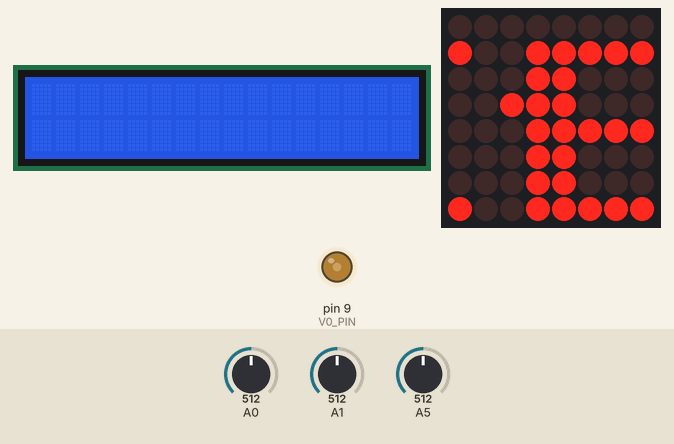
This sketch was run on a simulated Arduino Uno, built with avr-gcc and run on an emulated ATmega328P. Parts: 16×2 character LCD, 8×8 LED matrix, output pins drawn as LEDs (lit = HIGH). Inputs (shaded band) come from the test bench; at power-on: A0 = 512, A1 = 512, A5 = 512. Random numbers use the default seed unless the sketch sets one.

Above: at 2.1 s.
3.8 s: A0 set to 590
5.6 s: A0 set to 611
At 6.05 s:
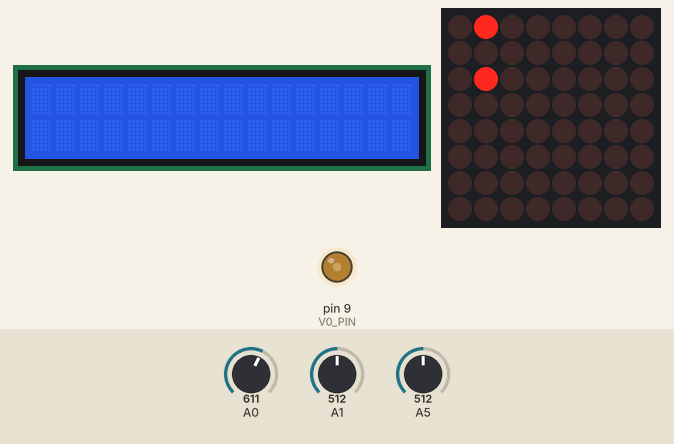
7.3 s: A1 set to 589
9.0 s: A1 set to 614
At 9.6 s:
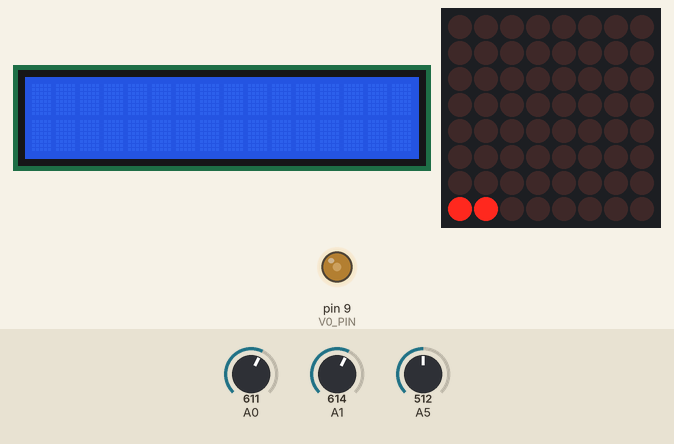
10.8 s: A1 set to 590
At 11.35 s:
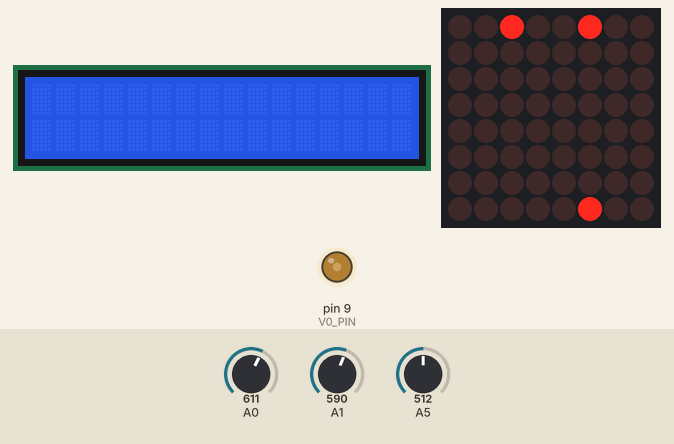
12.6 s: A1 set to 610
At 14.0 s:
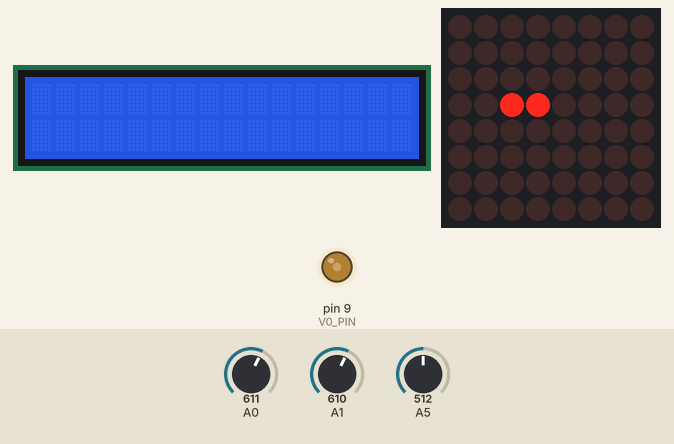

Measured:
- the behaviour switches between 600 and 601 on A0 (found by bisection; images 0 and 1)
- the behaviour switches between 600 and 601 on A1 (found by bisection; images 1 and 2)

The sketch:

Code.ino
```cpp
#include "LedControl.h"
#include <LiquidCrystal.h>
LiquidCrystal lcd(2, 3, 4, 5, 6, 7);

bool win = false;
bool gameOver = false;
bool final = false;

// LED matrix brightness
const short intensity = 8;

//  faster message scrolling
const short messageSpeed = 5;
// initial snake length
const short initialSnakeLength = 1;
int maxSnakeLength = 6;
int level = 1;
int scoreWin = 0;


int snakeLength = initialSnakeLength;
int snakeSpeed = 1;
int snakeDirection = 0;
const short up     = 1;
const short right  = 2;
const short down   = 3; // 'down - 2' must be 'up'
const short left   = 4; // 'left - 2' must be 'right'


const float logarithmity = 0.4;

int age[8][8] = {};

struct Pin {
  static const short joystickX = A0;
  static const short joystickY = A1;
  static const short V0_PIN = 9;
  static const short potentiometer = 13; // potentiometer

  static const short CLK = 11;
  static const short CS  = 10;
  static const short DIN = 12;
};

LedControl matrix(Pin::DIN, Pin::CLK, Pin::CS, 1);

void setup() {

  initialize();
  showSnakeMessage();
}


void loop() {

  generateFood();
  scanJoystick();    // watches joystick movements
  calculateSnake();  // calculates snake parameters
  calculateScore();
  handleGameStates();
}

struct Point
{
  int row = 0, col = 0;
  Point(int row = 0, int col = 0): row(row), col(col)
  {}
};
Point snake;
Point food(-1, -1);


void generateFood()
{
  if (food.row == -1 || food.col == -1)
  {
    do
    {
      food.col = random(8);
      food.row = random(8);
    } while (age[food.row][food.col] > 0);
  }
}

float lnx(float n) {
  if (n < 0) return 0;
  if (n > 1) return 1;
  n = -log(-n * logarithmity + 1); // natural logarithm
  if (isinf(n)) n = lnx(0.999999); // prevent returning 'inf'
  return n;
}


void scanJoystick()
{

  int previousDirection = snakeDirection; // save the last direction
  long timestamp = millis() + snakeSpeed;

  while (millis() < timestamp) {
    float raw = mapf(analogRead(Pin::potentiometer), 0, 1023, 0, 1);
    snakeSpeed = mapf(lnx(raw), lnx(0), lnx(1), 10, 1000);
    if (level == 2)  snakeSpeed = snakeSpeed - 100;
    if (level == 3)  snakeSpeed = snakeSpeed - 200;


    if (snakeSpeed == 0) snakeSpeed = 1; // safety: speed can not be 0

    // determine the direction of the snake
    analogRead(Pin::joystickX) < 400 ? snakeDirection = up    : 0;
    analogRead(Pin::joystickX) > 600 ? snakeDirection = down  : 0;
    analogRead(Pin::joystickY) > 600 ? snakeDirection = left  : 0;
    analogRead(Pin::joystickY) < 400 ? snakeDirection = right : 0;


    // ignore directional change by 180 degrees (no effect for non-moving snake)
    snakeDirection + 2 == previousDirection && previousDirection != 0 ? snakeDirection = previousDirection : 0;
    snakeDirection - 2 == previousDirection && previousDirection != 0 ? snakeDirection = previousDirection : 0;


    matrix.setLed(0, food.row, food.col, millis() % 100 < 50 ? 1 : 0);

  }
}

void calculateSnake()
{
  switch (snakeDirection)
  {
    case up:
      snake.row--;
      fixEdge();
      matrix.setLed(0, snake.row, snake.col, 1);
      break;

    case right:
      snake.col++;
      fixEdge();
      matrix.setLed(0, snake.row, snake.col, 1);
      break;

    case down:
      snake.row++;
      fixEdge();
      matrix.setLed(0, snake.row, snake.col, 1);
      break;

    case left:
      snake.col--;
      fixEdge();
      matrix.setLed(0, snake.row, snake.col, 1);
      break;

    default: // if the snake is not moving, exit
      return;
  }

  if (age[snake.row][snake.col] != 0 && snakeDirection != 0)
  {
    gameOver = true;
    return;
  }

  if (snake.row == food.row && snake.col == food.col)
  {
    snakeLength++;
    food.row = -1; // reset food
    food.col = -1;
  }


  updateAges();
  age[snake.row][snake.col]++;
}
void calculateScore()
{
  if (gameOver == true)
  {

    lcd.clear();
    lcd.setCursor(1, 0);
    lcd.print("AI PIERDUT!");
    lcd.setCursor(1, 1);
    lcd.print("SCORE: ");
    lcd.setCursor(8, 1);
    lcd.print(scoreWin);
    delay(2000);
    lcd.clear();
    lcd.setCursor(1, 1);
    lcd.print("LEVEL:");
    lcd.setCursor(8, 1);
    lcd.print(level);
    delay(1500);
    lcd.clear();
    return ;
  }
  if (snakeLength == maxSnakeLength)
  {

    win = true;
    scoreWin++;
    lcd.clear();
    lcd.setCursor(1, 0);
    lcd.print("AI CASTIGAT!");
    lcd.setCursor(1, 1);
    lcd.print("SCORE:");
    lcd.setCursor(8, 1);
    lcd.print(scoreWin);
    delay(2000);
    lcd.clear();
    lcd.setCursor(1, 1);
    lcd.print("LEVEL:");
    lcd.setCursor(8, 1);
    lcd.print(level);
    delay(1500);
    lcd.clear();
    level++;

    return;
  }
  if (level == 4)
  {
    final = true;
    return;
  }
}

void fixEdge() {
  snake.col < 0 ? snake.col += 8 : 0;
  snake.col > 7 ? snake.col -= 8 : 0;
  snake.row < 0 ? snake.row += 8 : 0;
  snake.row > 7 ? snake.row -= 8 : 0;
}

void updateAges()
{
  for (int row = 0; row < 8; row++) {
    for (int col = 0; col < 8; col++) {
      if (age[row][col] > 0 ) {
        age[row][col]++;
      }
      if (age[row][col] > snakeLength) {
        matrix.setLed(0, row, col, 0);
        age[row][col] = 0;
      }
    }
  }
}


void initialize() {

  lcd.begin(16, 2);
  lcd.clear();
  pinMode(Pin::V0_PIN, OUTPUT); // PWN in loc de POTENTIOMETRU
  analogWrite(Pin::V0_PIN, 90);
  matrix.shutdown(0, false);
  matrix.setIntensity(0, intensity);
  matrix.clearDisplay(0);


  //randomSeed(analogRead(A5));
  snake.row = random(8);
  snake.col = random(8);
}


void handleGameStates() {
  if (final == true)
  {
    lcd.clear();
    lcd.setCursor(2, 1);
    lcd.print("FINAL DE JOC");
    return;
  }
  if (gameOver || win )
  {
    // lcd.clear();
    // re-init the game
    //lcd.clear()
    win = false;
    gameOver = false;
    snake.row = random(8);
    snake.col = random(8);
    food.row = -1;
    food.col = -1;
    snakeLength = initialSnakeLength;
    snakeDirection = 0;
    memset(age, 0, sizeof(age[0][0]) * 8 * 8);
    matrix.clearDisplay(0);
  }

}

float mapf(float x, float in_min, float in_max, float out_min, float out_max)
{
  return (x - in_min) * (out_max - out_min) / (in_max - in_min) + out_min;
}

////////////////////////// M E S A G E /////////////////

const PROGMEM bool Message[8][56] = {
  {0, 0, 0, 0, 0, 0, 0, 0, 0, 0, 0, 0, 0, 0, 0, 0, 0, 0, 0, 0, 0, 0, 0, 0, 0, 0, 0, 0, 0, 0, 0, 0, 0, 0, 0, 0, 0, 0, 0, 0, 0, 0, 0, 0, 0, 0, 0, 0, 0, 0, 0, 0, 0, 0, 0, 0},
  {0, 0, 0, 0, 0, 0, 0, 0, 0, 1, 1, 1, 1, 0, 0, 0, 1, 1, 0, 0, 0, 1, 1, 0, 0, 1, 1, 1, 1, 1, 1, 0, 0, 1, 1, 0, 0, 1, 1, 0, 0, 1, 1, 1, 1, 1, 1, 0, 0, 0, 0, 0, 0, 0, 0, 0},
  {0, 0, 0, 0, 0, 0, 0, 0, 1, 1, 0, 0, 1, 1, 0, 0, 1, 1, 1, 0, 0, 1, 1, 0, 0, 1, 1, 0, 0, 1, 1, 0, 0, 1, 1, 0, 1, 1, 0, 0, 0, 1, 1, 0, 0, 0, 0, 0, 0, 0, 0, 0, 0, 0, 0, 0},
  {0, 0, 0, 0, 0, 0, 0, 0, 1, 1, 0, 0, 0, 0, 0, 0, 1, 1, 1, 1, 0, 1, 1, 0, 0, 1, 1, 0, 0, 1, 1, 0, 0, 1, 1, 1, 1, 0, 0, 0, 1, 1, 1, 0, 0, 0, 0, 0, 0, 0, 0, 0, 0, 0, 0},
  {0, 0, 0, 0, 0, 0, 0, 0, 0, 1, 1, 1, 1, 0, 0, 0, 1, 1, 0, 1, 1, 1, 1, 0, 0, 1, 1, 1, 1, 1, 1, 0, 0, 1, 1, 1, 0, 0, 0, 0, 0, 1, 1, 1, 1, 1, 1, 0, 0, 0, 0, 0, 0, 0, 0, 0},
  {0, 0, 0, 0, 0, 0, 0, 0, 0, 0, 0, 0, 1, 1, 0, 0, 1, 1, 0, 0, 1, 1, 1, 0, 0, 1, 1, 1, 1, 1, 1, 0, 0, 1, 1, 1, 1, 0, 0, 0, 0, 1, 1, 0, 0, 0, 0, 0, 0, 0, 0, 0, 0, 0, 0, 0},
  {0, 0, 0, 0, 0, 0, 0, 0, 1, 1, 0, 0, 1, 1, 0, 0, 1, 1, 0, 0, 0, 1, 1, 0, 0, 1, 1, 0, 0, 1, 1, 0, 0, 1, 1, 0, 1, 1, 0, 0, 0, 1, 1, 0, 0, 0, 0, 0, 0, 0, 0, 0, 0, 0, 0, 0},
  {0, 0, 0, 0, 0, 0, 0, 0, 0, 1, 1, 1, 1, 0, 0, 0, 1, 1, 0, 0, 0, 1, 1, 0, 0, 1, 1, 0, 0, 1, 1, 0, 0, 1, 1, 0, 0, 1, 1, 0, 0, 1, 1, 1, 1, 1, 1, 0, 0, 0, 0, 0, 0, 0, 0, 0}
};


// scrolls the 'snake' message around the matrix
void showSnakeMessage() {
  for (int d = 0; d < sizeof(Message[0]) - 7; d++) {
    for (int col = 0; col < 8; col++) {
      delay(messageSpeed);
      for (int row = 0; row < 8; row++) {
        matrix.setLed(0, row, col, pgm_read_byte(&(Message[row][col + d])));
      }
    }
  }
}
```
